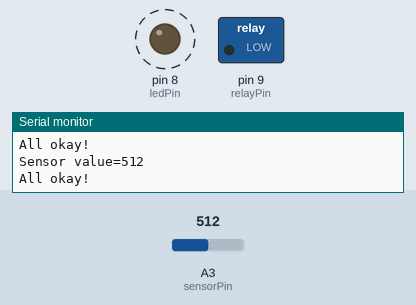
This sketch was run on a simulated Arduino Uno, built with avr-gcc and run on an emulated ATmega328P. Parts: switched loads named in the sketch (green lamp = pin HIGH), output pins drawn as LEDs (lit = HIGH), the last lines printed to the serial monitor. Dashed ring = blinking. Inputs (shaded band) come from the test bench; at power-on: A3 (sensorPin) = 512. The local clock reads 2024-03-15 10:24:30 at power-on unless the sketch sets it.

Above: at 1.0 s.
1.7 s: A3 (sensorPin) set to 216
4.7 s: A3 (sensorPin) set to 190
At 15.01 s:
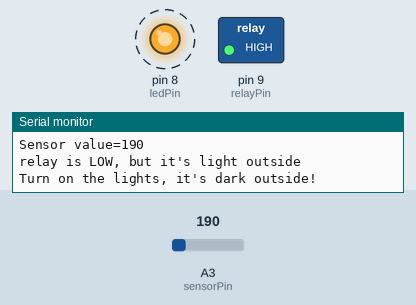
Timing chart, 0 to 16.7 s (numbered marks = the images above; inputs shaded):
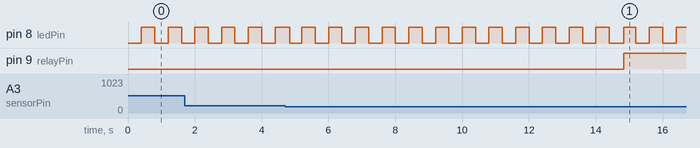

The sketch:

Arduino-LDR-controlled-outdoor-lights.ino
```cpp
/*
 *  At a set interval the LDR light sensor value will be checked. If this value is below a certain threshold,
 *  the relay will be set so the 220V circuit is turned on and the lights will be on.
 *
 *  A control LED blinks at the same interval as the light-sensor's value is read
 *
 *  The script includes a certain delay mechanism to avoid false positive readings:
 *  the sensor's readings should be below a certain value for a set ammount of time, before anything happens
 *  In addition: if the lights are turned on, they will stay turned on at least a given ammount of time
 *
 *  Author: Dennis Hunink
 *  Contact: dennishunink@me.com / twitter.com/dennishunink / github.com/dhunink
 *
 *  Download the RTClib from https://github.com/adafruit/RTClib
 */
#include <Wire.h>
#include <RTClib.h>

RTC_DS1307 RTC;

//////////////////////////////////
//SETTINGS: edit variables below//
//////////////////////////////////

////////
//Time//
//The battry-powered clock needs a time at first use; this is the time that will be rememberd.
//If you set the following variable to 'true', the current PC's time will be written to the clock chip when the sketch is uploaded
//Use this on the initial upload, or if any errors occur
boolean writeTime = false;

//Set the pins at which the LED is connected
const int ledPin =  8;

//Set the pin at which the LDR light sensor is connected
const int sensorPin = A3;

//Set the pin at which the signal wire for the relay is connected
const int relayPin = 9;

//At which interval (in milliseconds) should we read the sensor?
//Note that the control LED will blink at the same interval.
const long interval = 400;

//Threshold value for the light sensor: readings below this value will be considered as 'dark outside',
//readings above are considered 'bright outside'. Enter a value between 0 and 1000
const long sensorThresholdValue = 200;

//To prevent false-positive or false-negative readings, set a ammount of time in milliseconds
//Only if readings return the same value during this ammount of time, a change in brightness of the light
//outside has really occured
const long sensorThresholdTime = 10000; //Time in ms before the thresholdValue is actually acknowledged

//We also use a clock function: the lights will never turn on between certain hours, even if it is dark outside
//Set the hour at which to enable; before this hour, lights will stay off
const long timeStart = 8;
//Set the hour at which to disable; after this hour, lights will stay off
const long timeEnd = 23;

///////////////
//!!WARNING: do not edit below this line//
///////////////

// Variables will change during exceution of the script
int ledState = LOW;
int relayState = LOW;
boolean ledWarning = false                                                                       ;
unsigned long nowHour = 0;
unsigned long previousMillisLed = 0;      // will store last time LED was updated
unsigned long previousMillisSensor  = 0;  // will store last time the sensor was read
unsigned long initialMillisSensorDark = 0; // will store the first time it appears to be dark
unsigned long initialMillisSensorBright = 0; // will store the first time it appears to be bright

void setup() {
  Serial.begin(9600);
  pinMode(ledPin, OUTPUT);
  pinMode(relayPin, OUTPUT);
  Wire.begin();
  RTC.begin();

  if(!RTC.isrunning()){
    Serial.println("WARNING: problem with the clock, time is NOT running");
    ledWarning = true;
  }

  if(writeTime == true){
    Serial.println("Resetting the clock's time tot the current PC's time");
    RTC.adjust(DateTime(__DATE__, __TIME__));
  }

  Serial.println("Arduino booted");
}

void loop()
{

  unsigned long currentMillis = millis();

  //Reading the lightsensor's value and handeling this value
  if(currentMillis - previousMillisSensor >= interval) {
    previousMillisSensor = currentMillis;
    previousMillisLed = currentMillis;

    int sensorValue = analogRead(sensorPin);

    Serial.print("Sensor value=");
    Serial.print(sensorValue);
    Serial.println("");

    //Blink the LED: warning if needed (8 times faster), otherwise just pulse-wise
    if(ledWarning == true){
      digitalWrite(ledPin, HIGH);
      delay(interval/8);
      digitalWrite(ledPin, LOW);
      delay(interval/8);
      digitalWrite(ledPin, HIGH);
      delay(interval/8);
      digitalWrite(ledPin, LOW);
      delay(interval/4);
      digitalWrite(ledPin, HIGH);
      delay(interval/8);
      digitalWrite(ledPin, LOW);
      delay(interval/8);
      digitalWrite(ledPin, HIGH);
      delay(interval/8);
      digitalWrite(ledPin, LOW);
    }else{
      // if the LED is off turn it on and vice-versa:
      if (ledState == LOW){
        ledState = HIGH;
      }else{
        ledState = LOW;
      }
    }

    if(sensorValue < sensorThresholdValue && relayState == LOW){
      //It's dark outside, but the lights are currently off!
      Serial.println("relay is LOW, but it's light outside");
      if(initialMillisSensorDark == 0){
        //If this is the first time this situation occurred, let's store that
        initialMillisSensorDark = currentMillis;
        Serial.println("waiting for confirmation of this reading");
      }else if(currentMillis - initialMillisSensorDark >= sensorThresholdTime){
        //This reading seems to be constant; let's turn the light on!
        relayState = HIGH;
        initialMillisSensorDark = 0;
        Serial.println("Turn on the lights, it's dark outside!");
      }

    }else if(sensorValue > sensorThresholdValue && relayState == HIGH){
      //Its no longer dark outside, but the lights are still on
      Serial.println("relay is HIGH, but light is bright");
      if(initialMillisSensorBright == 0){
        //If this is the first time this situation occurred, let's store that
        initialMillisSensorBright = currentMillis;
        Serial.println("waiting for confirmation of this reading");
      }else if(currentMillis - initialMillisSensorBright >= sensorThresholdTime){
        //This reading seems to be constant; let's turn the light on!
        relayState = LOW;
        initialMillisSensorBright = 0;
        Serial.println("Turn off the lights, it's not dark outside.");
      }

    }else{
      //We have no reason to change anything to the lighting settings
      Serial.println("All okay!");
      initialMillisSensorDark = 0;
      initialMillisSensorBright = 0;
    }

    //Check time against the timesettings
    DateTime now = RTC.now();
    nowHour = now.hour();

    if(nowHour < timeStart || nowHour >= timeEnd ){
      Serial.println("Turn off the lights, as set in the time-settings");
      relayState = LOW;
    }

    digitalWrite(relayPin, relayState);
    digitalWrite(ledPin, ledState);

  }

}
```

Measured:
- the behaviour switches between 200 and 199 on A3 (sensorPin) (found by bisection; images 0 and 1)
- after the input at 4.7 s, pin 9 (relayPin): LOW → HIGH after 10.1 s
- by itself, pin 8 (ledPin): alternates HIGH for 0.40 s and LOW for 0.40 s
